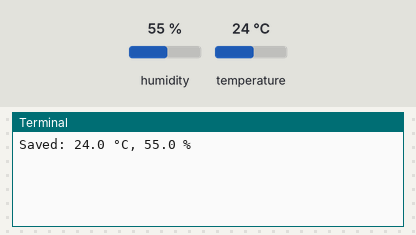
Recording of a program running on a simulated Raspberry Pi (BCM pin numbers). Shown: the last lines printed to the terminal. The test bench sets the inputs (shaded band); at power-on: humidity 55 %, temperature 24 °C. The clock reads 2024-03-15 10:24:30 at power-on unless the program sets it; files the program writes start out absent.

Above: at 1.2 s.
1.3 s: humidity set to 22 %
At 6.2 s:
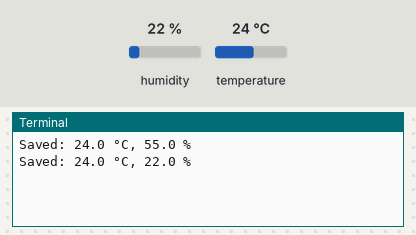
7.6 s: temperature set to 12 °C
At 12.1 s:
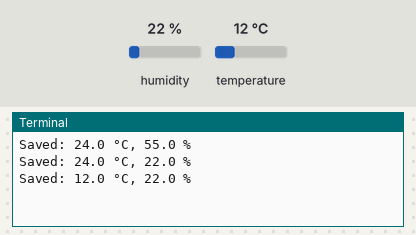
13.9 s: humidity set to 40 %
At 16.9 s:
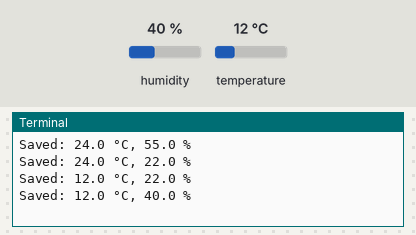
Timing chart, 0 to 18.4 s (numbered marks = the images above; inputs shaded):
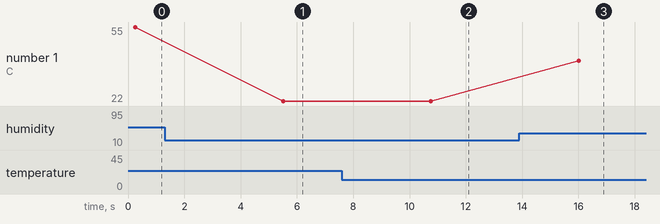

The program:

dht_logger.py
```python
#!/usr/bin/env python3
import time, csv
import board, adafruit_dht
from datetime import datetime

CSV_FILE = "dht_log.csv"
dhtDevice = adafruit_dht.DHT22(board.D4)  # ใช้ GPIO4 (pin 7)

# สร้างไฟล์ถ้ายังไม่มี
try:
    with open(CSV_FILE, "x", newline="") as f:
        writer = csv.writer(f)
        writer.writerow(["datetime", "temperature", "humidity"])
except FileExistsError:
    pass

while True:
    try:
        temp_c = dhtDevice.temperature
        hum = dhtDevice.humidity
        if temp_c is not None and hum is not None:
            with open(CSV_FILE, "a", newline="") as f:
                writer = csv.writer(f)
                writer.writerow([datetime.now().strftime("%Y-%m-%d %H:%M:%S"), temp_c, hum])
            print(f"Saved: {temp_c} °C, {hum} %")
    except Exception as e:
        print(f"Error: {e}")

    time.sleep(5)  # เก็บทุก 5 วินาที
```

Measured:
- after the input at 1.3 s, the terminal: prints a new line after 4.2 s (image 1)
- after the input at 7.6 s, the terminal: prints a new line after 3.2 s (image 2)
- after the input at 13.9 s, the terminal: prints a new line after 2.1 s (image 3)
- plotted number 1: 55 → 22 after the input at 1.3 s, 22 → 40 after the input at 13.9 s
